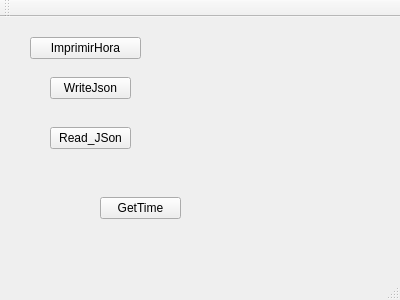
<?xml version="1.0" encoding="UTF-8"?>
<ui version="4.0">
 <class>MainWindow</class>
 <widget class="QMainWindow" name="MainWindow">
  <property name="geometry">
   <rect>
    <x>0</x>
    <y>0</y>
    <width>400</width>
    <height>300</height>
   </rect>
  </property>
  <property name="windowTitle">
   <string>MainWindow</string>
  </property>
  <widget class="QWidget" name="centralWidget">
   <widget class="QPushButton" name="pushButton">
    <property name="geometry">
     <rect>
      <x>30</x>
      <y>20</y>
      <width>111</width>
      <height>22</height>
     </rect>
    </property>
    <property name="text">
     <string>ImprimirHora</string>
    </property>
   </widget>
   <widget class="QPushButton" name="WriteJson">
    <property name="geometry">
     <rect>
      <x>50</x>
      <y>60</y>
      <width>81</width>
      <height>22</height>
     </rect>
    </property>
    <property name="text">
     <string>WriteJson</string>
    </property>
   </widget>
   <widget class="QPushButton" name="ReadJson">
    <property name="geometry">
     <rect>
      <x>50</x>
      <y>110</y>
      <width>81</width>
      <height>22</height>
     </rect>
    </property>
    <property name="text">
     <string>Read_JSon</string>
    </property>
   </widget>
   <widget class="QPushButton" name="GetTime">
    <property name="geometry">
     <rect>
      <x>100</x>
      <y>180</y>
      <width>81</width>
      <height>22</height>
     </rect>
    </property>
    <property name="text">
     <string>GetTime</string>
    </property>
   </widget>
  </widget>
  <widget class="QMenuBar" name="menuBar">
   <property name="geometry">
    <rect>
     <x>0</x>
     <y>0</y>
     <width>400</width>
     <height>19</height>
    </rect>
   </property>
  </widget>
  <widget class="QToolBar" name="mainToolBar">
   <attribute name="toolBarArea">
    <enum>TopToolBarArea</enum>
   </attribute>
   <attribute name="toolBarBreak">
    <bool>false</bool>
   </attribute>
  </widget>
  <widget class="QStatusBar" name="statusBar"/>
 </widget>
 <layoutdefault spacing="6" margin="11"/>
 <resources/>
 <connections/>
</ui>
